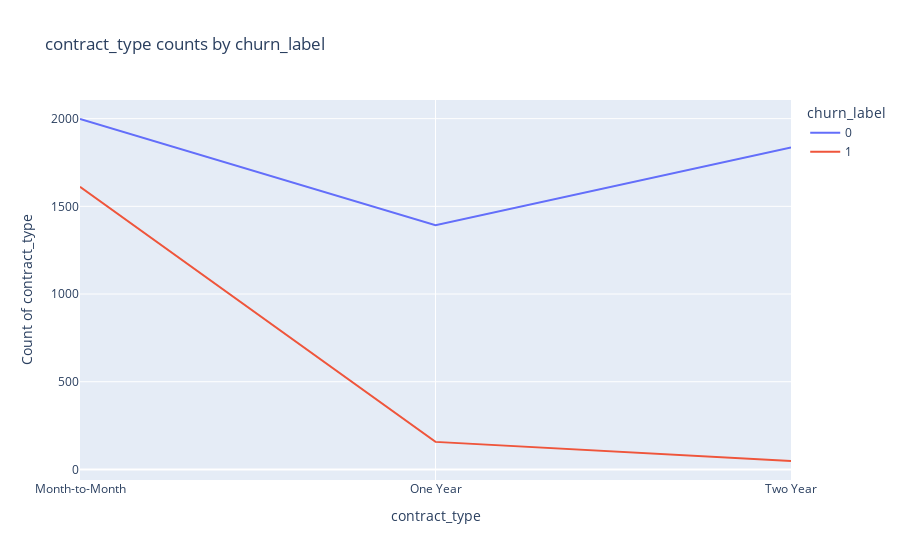
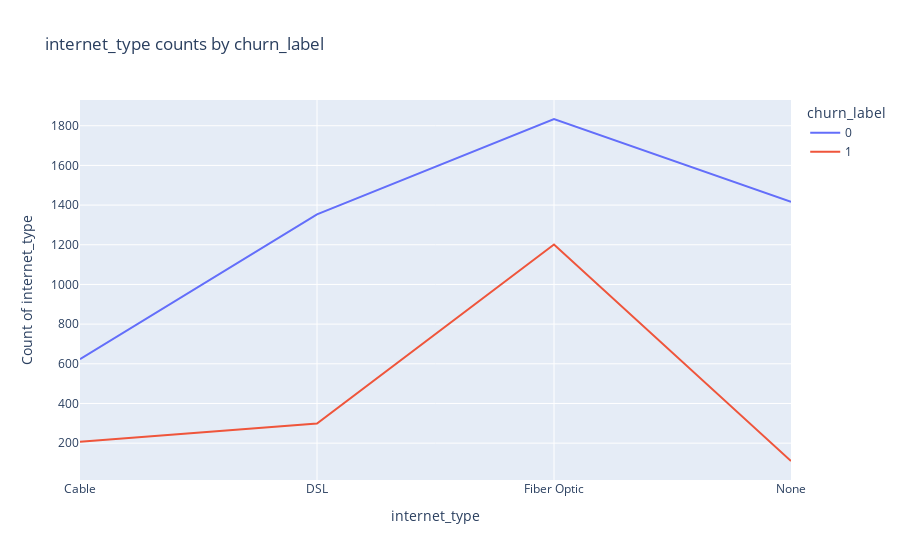
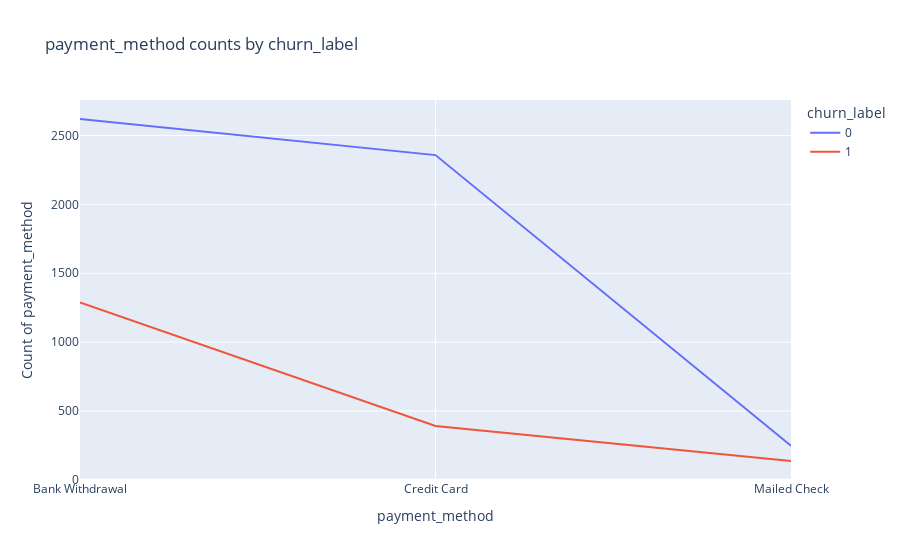
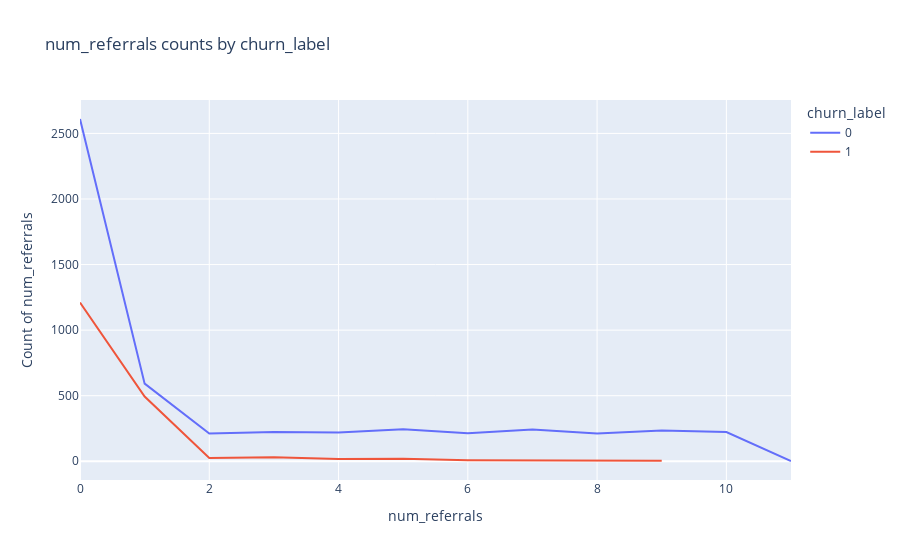

Here is the notebook cell these charts were saved with, in order:
### Code cell
plot_all_cols(all_df['''contract_type,
internet_type,
payment_method,
num_referrals,
num_dependents,
tenure_months,
total_monthly_fee,
paperless_billing,
age,
churn_label'''.split(',\n')]
, color_col = 'churn_label'
)

### Figure 1 — Plotly figure (JSON) as saved in the notebook; plotly's stock layout.template omitted (floating-point values rounded to 4 significant figures)
{"data": [{"hovertemplate": "churn_label=0<br>contract_type=%{x}<br>Count of contract_type=%{y}<extra></extra>", "legendgroup": "0", "line": {"color": "#636efa", "dash": "solid"}, "marker": {"symbol": "circle"}, "mode": "lines", "name": "0", "orientation": "v", "showlegend": true, "type": "scatter", "x": ["Month-to-Month", "One Year", "Two Year"], "xaxis": "x", "y": [1998, 1393, 1835], "yaxis": "y"}, {"hovertemplate": "churn_label=1<br>contract_type=%{x}<br>Count of contract_type=%{y}<extra></extra>", "legendgroup": "1", "line": {"color": "#EF553B", "dash": "solid"}, "marker": {"symbol": "circle"}, "mode": "lines", "name": "1", "orientation": "v", "showlegend": true, "type": "scatter", "x": ["Month-to-Month", "One Year", "Two Year"], "xaxis": "x", "y": [1612, 157, 48], "yaxis": "y"}], "layout": {"legend": {"title": {"text": "churn_label"}, "tracegroupgap": 0}, "title": {"text": "contract_type counts by churn_label"}, "xaxis": {"anchor": "y", "domain": [0, 1], "title": {"text": "contract_type"}}, "yaxis": {"anchor": "x", "domain": [0, 1], "title": {"text": "Count of contract_type"}}}}

### Figure 2 — Plotly figure (JSON) as saved in the notebook; plotly's stock layout.template omitted (floating-point values rounded to 4 significant figures)
{"data": [{"hovertemplate": "churn_label=0<br>internet_type=%{x}<br>Count of internet_type=%{y}<extra></extra>", "legendgroup": "0", "line": {"color": "#636efa", "dash": "solid"}, "marker": {"symbol": "circle"}, "mode": "lines", "name": "0", "orientation": "v", "showlegend": true, "type": "scatter", "x": ["Cable", "DSL", "Fiber Optic", "None"], "xaxis": "x", "y": [623, 1353, 1834, 1416], "yaxis": "y"}, {"hovertemplate": "churn_label=1<br>internet_type=%{x}<br>Count of internet_type=%{y}<extra></extra>", "legendgroup": "1", "line": {"color": "#EF553B", "dash": "solid"}, "marker": {"symbol": "circle"}, "mode": "lines", "name": "1", "orientation": "v", "showlegend": true, "type": "scatter", "x": ["Cable", "DSL", "Fiber Optic", "None"], "xaxis": "x", "y": [207, 299, 1201, 110], "yaxis": "y"}], "layout": {"legend": {"title": {"text": "churn_label"}, "tracegroupgap": 0}, "title": {"text": "internet_type counts by churn_label"}, "xaxis": {"anchor": "y", "domain": [0, 1], "title": {"text": "internet_type"}}, "yaxis": {"anchor": "x", "domain": [0, 1], "title": {"text": "Count of internet_type"}}}}

### Figure 3 — Plotly figure (JSON) as saved in the notebook; plotly's stock layout.template omitted (floating-point values rounded to 4 significant figures)
{"data": [{"hovertemplate": "churn_label=0<br>payment_method=%{x}<br>Count of payment_method=%{y}<extra></extra>", "legendgroup": "0", "line": {"color": "#636efa", "dash": "solid"}, "marker": {"symbol": "circle"}, "mode": "lines", "name": "0", "orientation": "v", "showlegend": true, "type": "scatter", "x": ["Bank Withdrawal", "Credit Card", "Mailed Check"], "xaxis": "x", "y": [2620, 2358, 248], "yaxis": "y"}, {"hovertemplate": "churn_label=1<br>payment_method=%{x}<br>Count of payment_method=%{y}<extra></extra>", "legendgroup": "1", "line": {"color": "#EF553B", "dash": "solid"}, "marker": {"symbol": "circle"}, "mode": "lines", "name": "1", "orientation": "v", "showlegend": true, "type": "scatter", "x": ["Bank Withdrawal", "Credit Card", "Mailed Check"], "xaxis": "x", "y": [1289, 391, 137], "yaxis": "y"}], "layout": {"legend": {"title": {"text": "churn_label"}, "tracegroupgap": 0}, "title": {"text": "payment_method counts by churn_label"}, "xaxis": {"anchor": "y", "domain": [0, 1], "title": {"text": "payment_method"}}, "yaxis": {"anchor": "x", "domain": [0, 1], "title": {"text": "Count of payment_method"}}}}

### Figure 4 — Plotly figure (JSON) as saved in the notebook; plotly's stock layout.template omitted (floating-point values rounded to 4 significant figures)
{"data": [{"hovertemplate": "churn_label=0<br>num_referrals=%{x}<br>Count of num_referrals=%{y}<extra></extra>", "legendgroup": "0", "line": {"color": "#636efa", "dash": "solid"}, "marker": {"symbol": "circle"}, "mode": "lines", "name": "0", "orientation": "v", "showlegend": true, "type": "scatter", "x": [0, 1, 2, 3, 4, 5, 6, 7, 8, 9, 10, 11], "xaxis": "x", "y": [2610, 592, 211, 224, 219, 244, 213, 243, 211, 234, 223, 2], "yaxis": "y"}, {"hovertemplate": "churn_label=1<br>num_referrals=%{x}<br>Count of num_referrals=%{y}<extra></extra>", "legendgroup": "1", "line": {"color": "#EF553B", "dash": "solid"}, "marker": {"symbol": "circle"}, "mode": "lines", "name": "1", "orientation": "v", "showlegend": true, "type": "scatter", "x": [0, 1, 2, 3, 4, 5, 6, 7, 8, 9], "xaxis": "x", "y": [1211, 494, 25, 31, 17, 20, 8, 5, 2, 4], "yaxis": "y"}], "layout": {"legend": {"title": {"text": "churn_label"}, "tracegroupgap": 0}, "title": {"text": "num_referrals counts by churn_label"}, "xaxis": {"anchor": "y", "domain": [0, 1], "title": {"text": "num_referrals"}}, "yaxis": {"anchor": "x", "domain": [0, 1], "title": {"text": "Count of num_referrals"}}}}
